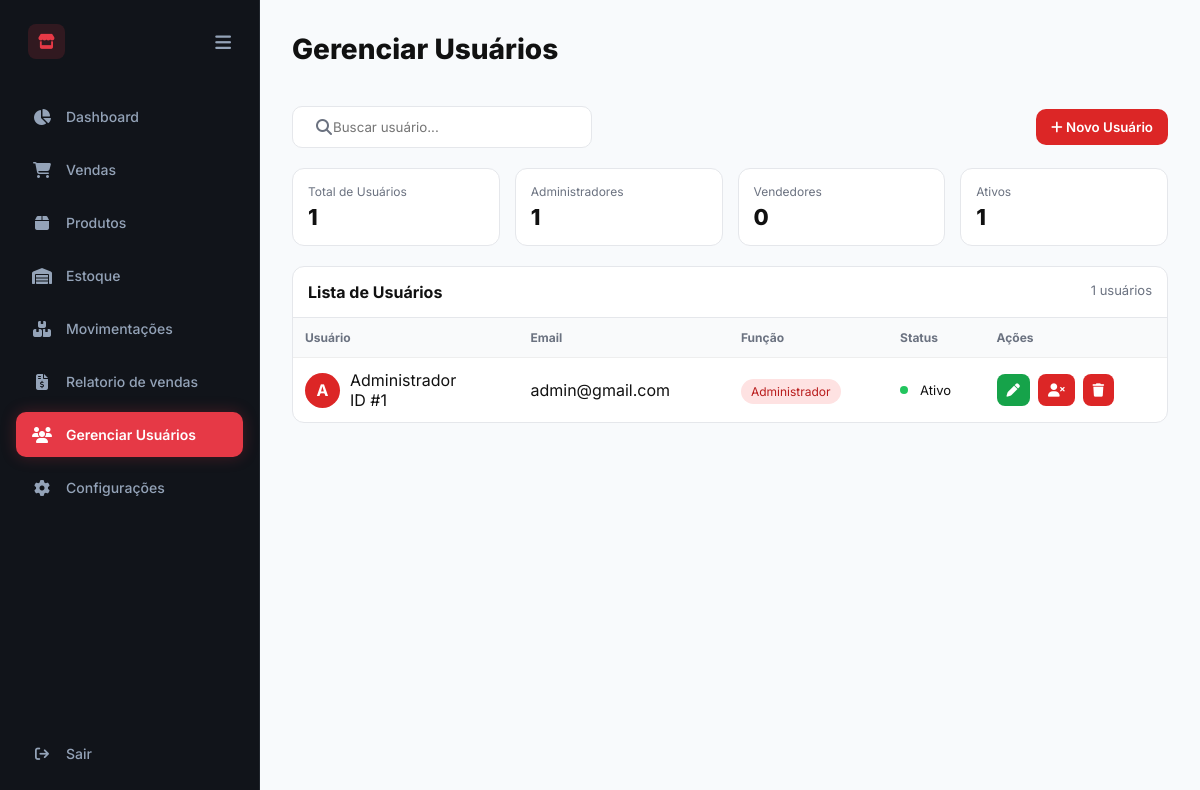
The app's page /usuarios/ (signed in), older data.
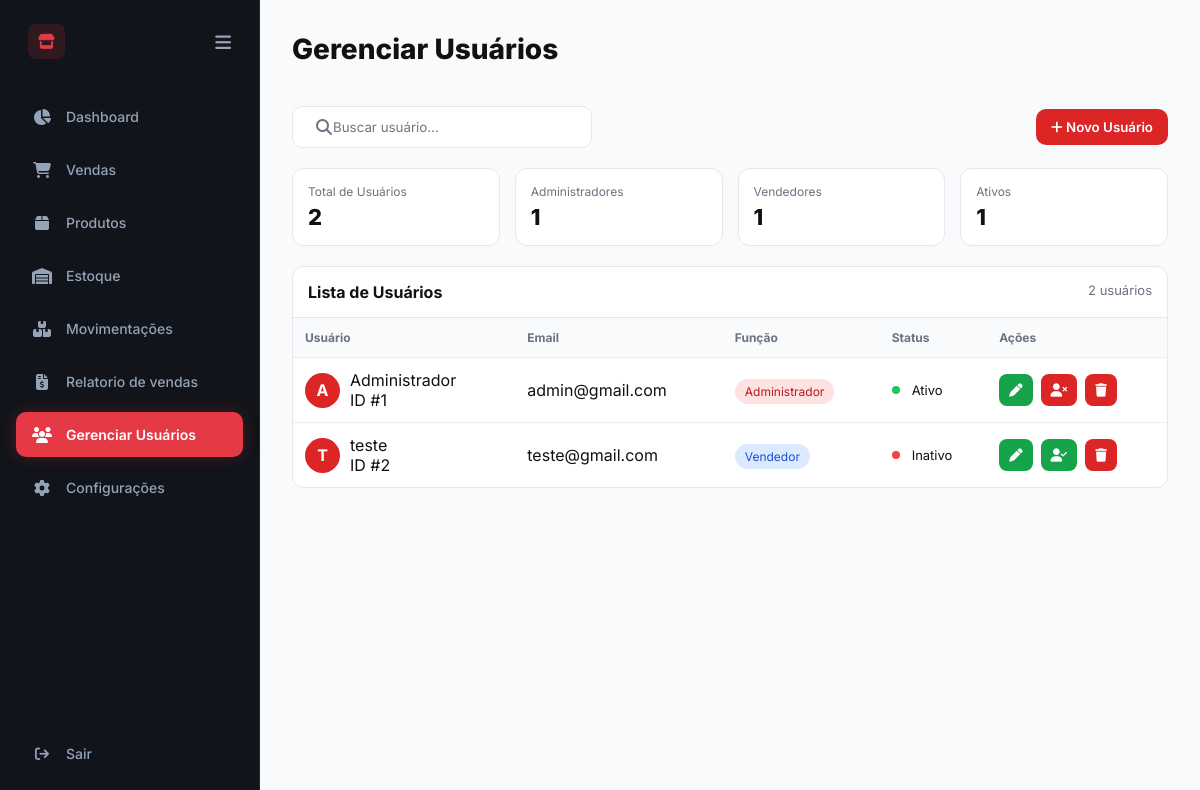
The same page, newer data.
### app/models/usuarios.py (models this page shows)
class Usuario(Base):
    __tablename__ = "usuarios"
    id = Column(Integer, primary_key=True, index=True)
    nome = Column(String, nullable=False)
    email = Column(String, unique=True, nullable=False)
    senha = Column(String, nullable=False)
    role = Column(String, default="vendedor")
    ativo = Column(Boolean, default=True)

### app/routes/usuarios.py (the view)
@router.get("/", response_class=HTMLResponse)
def pagina_usuarios(
    request: Request,
    db: Session = Depends(get_db),
    admin=Depends(get_current_admin)
):
    usuarios = db.query(Usuario).all()
    total_usuarios = len(usuarios)
    total_admins = len([
        u for u in usuarios
        if u.role == "admin"
    ])
    total_vendedores = len([
        u for u in usuarios
        if u.role == "vendedor"
    ])
    total_ativos = len([
        u for u in usuarios
        if u.ativo
    ])
    return templates.TemplateResponse(
        "usuarios.html",
        {
            "request": request,
            "usuarios": usuarios,
            "total_usuarios": total_usuarios,
            "total_admins": total_admins,
            "total_vendedores": total_vendedores,
            "total_ativos": total_ativos
        }
    )

### app/templates/usuarios.html (shortened to what the changed rows need)
<!DOCTYPE html>
<html lang="pt-BR">
<head>
<link rel="stylesheet" href="/static/css/usuarios.css">
<link rel="stylesheet" href="https://cdnjs.cloudflare.com/ajax/libs/font-awesome/6.4.0/css/all.min.css">
<link rel="stylesheet"
href="https://cdnjs.cloudflare.com/ajax/libs/font-awesome/6.4.0/css/all.min.css">
</head>
<body>
<main class="main-content">
<div class="container">
<div class="topbar">
<h1 class="title">Gerenciar Usuários</h1>
</div>
<div class="stats-grid">
<div class="stat-card">
<div class="stat-title">Total de Usuários</div>
<div class="stat-value">{{ usuarios|length }}</div>
</div>
<div class="stat-card">
<div class="stat-title">Vendedores</div>
<div class="stat-value">{{ total_vendedores }}</div>
</div>
</div>
<div class="table-card">
<div class="table-header">
<div class="table-title">Lista de Usuários</div>
<div class="table-badge">{{ usuarios|length }} usuários</div>
</div>
<table>
<thead>
<tr>
<th>Usuário</th>
<th>Email</th>
<th>Função</th>
<th>Status</th>
<th>Ações</th>
</tr>
</thead>
<tbody>
{% for usuario in usuarios %}
<tr>
<td>
<div class="user-info">
<div class="avatar">
{{ usuario.nome[:1].upper() }}
</div>
<div>
<div class="user-name">{{ usuario.nome }}</div>
<div class="user-id">ID #{{ usuario.id }}</div>
</div>
</div>
</td>
<td>{{ usuario.email }}</td>
<td>
{% if usuario.role == "admin" %}
<span class="role admin">Administrador</span>
{% else %}
<span class="role vendedor">Vendedor</span>
{% endif %}
</td>
<td>
{% if usuario.ativo %}
<span class="status"><span class="status-dot active-dot"></span>Ativo</span>
{% else %}
<span class="status"><span class="status-dot inactive-dot"></span>Inativo</span>
{% endif %}
</td>
<td>
<div class="actions">
<button class="action-btn btn-enable"
onclick="abrirModalEditar('{{ usuario.id }}','{{ usuario.nome }}','{{ usuario.email }}','{{ usuario.role }}')">
<i class="fa-solid fa-pen"></i>
</button>
{% if usuario.ativo %}
<form action="/usuarios/desativar/{{ usuario.id }}" method="POST">
<button type="submit" class="action-btn btn-disable">
<i class="fa-solid fa-user-xmark"></i>
</button>
</form>
{% else %}
<form action="/usuarios/ativar/{{ usuario.id }}" method="POST">
<button type="submit" class="action-btn btn-enable">
<i class="fa-solid fa-user-check"></i>
</button>
</form>
{% endif %}
<form action="/usuarios/excluir/{{ usuario.id }}"
method="POST"
onsubmit="abrirConfirmacao(event, this)">
<button type="submit" class="action-btn btn-disable">
<i class="fa-solid fa-trash"></i>
</button>
</form>
</div>
</td>
</tr>
{% endfor %}
</tbody>
</table>
</div>
</div>
</main>
</body>
</html>

Row changes from the older to the newer data that the page shows:
added Usuario: nome "T", nome "teste", id "2", email "teste@gmail.com", role "Vendedor", ativo False (drawn)
Text that changed along with them:
{{ usuarios|length }}: "1" → "2"
{{ total_vendedores }}: "0" → "1"
